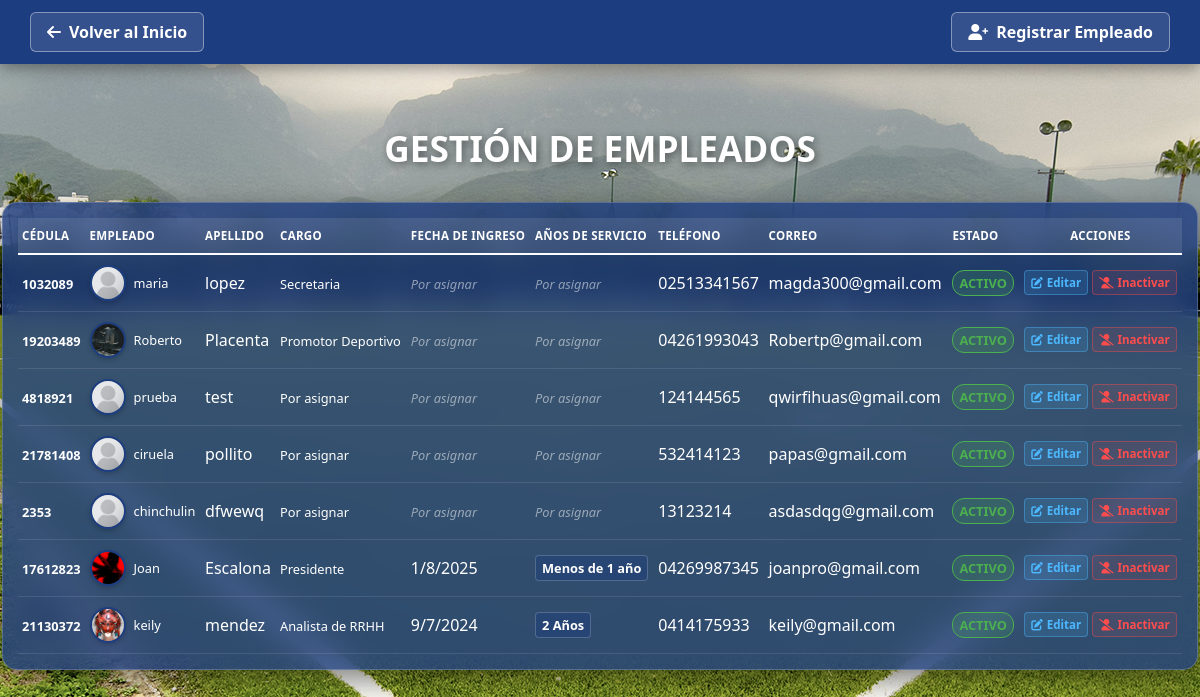
Before: /vista/ver_empleados.php?registro=exito with the older database file.
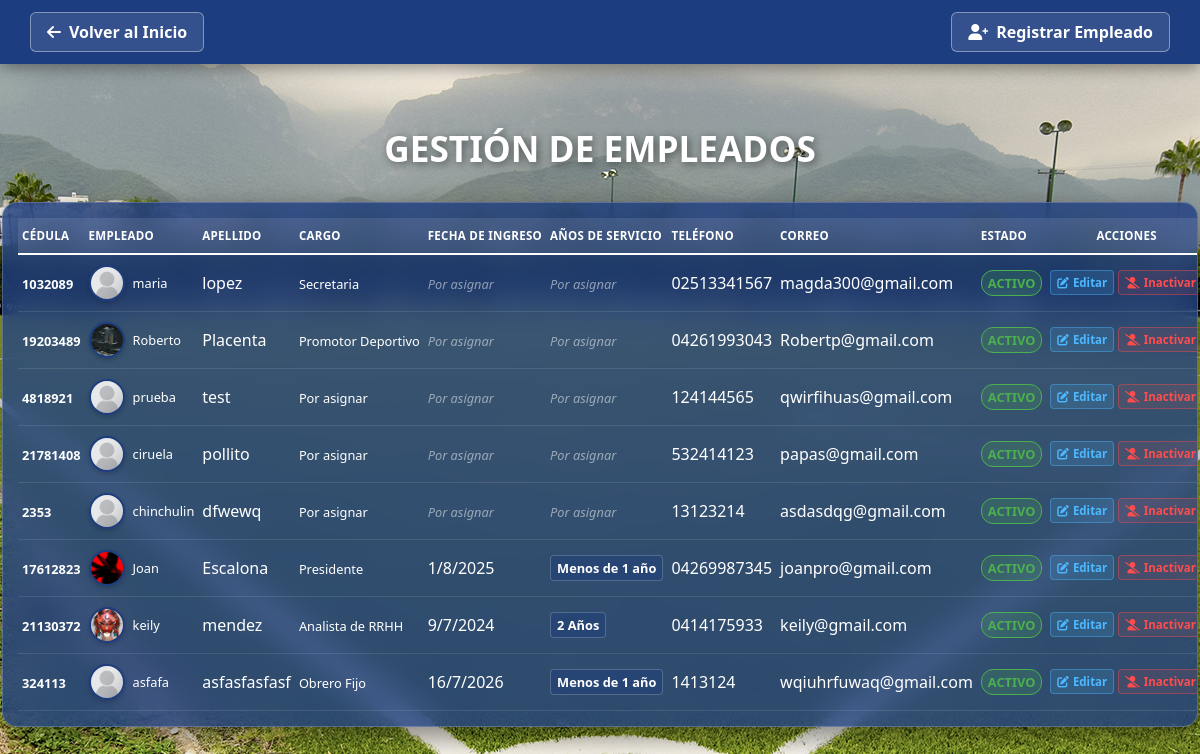
After: the same page with the newer database file.
### tables this page shows
CREATE TABLE `empleados` (
  `id` int(11) NOT NULL,
  `cedula` varchar(8) NOT NULL,
  `nombre` varchar(100) NOT NULL,
  `apellido` varchar(100) NOT NULL,
  `foto` varchar(255) NOT NULL DEFAULT 'defaultavatar.png',
  `cargo` enum('Por asignar','Presidente','Administrador','Jefe de Planificación','Jefe de la Oficina de la OAC','Promotor Deportivo','Médica','Supervisor Deportivo','Asistente Administrativo','Secretaria','Entrenador Deportivo','Analista de RRHH','Obrero Fijo','Obrero Contratado') NOT NULL DEFAULT 'Por asignar',
  `telefono` varchar(20) NOT NULL,
  `correo` varchar(100) NOT NULL,
  `estado` enum('activo','inactivo') NOT NULL,
  `fecha_ingreso` date DEFAULT NULL
);

### controlador/controlador_empleados.php (called while the page is built, shortened)
<?php
require_once '../controlador/conexion.php';
$sql = "SELECT id, cedula, nombre, apellido, cargo, telefono, correo, estado, foto, fecha_ingreso FROM empleados";
$resultado = $conexion->query($sql);
?>

### vista/ver_empleados.php (the view, shortened to what this page needs)
<?php
require_once '../controlador/controlador_empleados.php';
?>
<!DOCTYPE html>
<html lang="es">
<head>
    <link rel="stylesheet" href="../estilo/style5.css">
    <link rel="stylesheet" href="https://cdnjs.cloudflare.com/ajax/libs/font-awesome/6.0.0/css/all.min.css">
</head>
<body>
    <header class="main-header">
        <div class="header-container">
            <a href="../vista/inicio.php" class="btn-back">
                <i class="fas fa-arrow-left"></i> Volver al Inicio
            </a>
            <a href="registrar_empleado.php" class="btn-back">
                <i class="fas fa-user-plus"></i> Registrar Empleado
            </a>
        </div>
    </header>
    <main class="central-container">
        <h1 class="main-title">Gestión de Empleados</h1>
        <div class="glass-table-container">
            <?php if (isset($resultado) && $resultado->num_rows > 0): ?>
                <table class="user-table">
                    <thead>
                        <tr>
                            <th>Cédula</th>
                            <th>Empleado</th>
                            <th>Apellido</th>
                            <th>Cargo</th>
                            <th>Fecha de Ingreso</th>
                            <th>Años de Servicio</th>
                            <th>Teléfono</th>
                            <th>Correo</th>
                            <th>Estado</th>
                            <th style="text-align: center;">Acciones</th>
                        </tr>
                    </thead>
                    <tbody>
                        <?php while($row = $resultado->fetch_assoc()): ?>
                            <tr>
                                <td><strong><?php echo htmlspecialchars($row['cedula']); ?></strong></td>
                                <td>
                                    <div class="col-empleado">
                                        <?php
                                        if (!empty($row['foto']) && $row['foto'] !== 'defaultavatar.png' && file_exists("../fotos_empleados/" . $row['foto'])) {
                                            $ruta_foto = "../fotos_empleados/" . $row['foto'];
                                        } else {
                                            $ruta_foto = "../estilo/defaultavatar.png";
                                        }
                                        ?>
                                        <img src="<?php echo $ruta_foto; ?>?v=<?php echo time(); ?>"
                                             alt="Foto"
                                             class="avatar-tabla"
                                             style="cursor: pointer;"
                                             onclick="ampliarImagen('<?php echo $ruta_foto; ?>')">
                                        <span><?php echo htmlspecialchars($row['nombre']); ?></span>
                                    </div>
                                </td>
                                <td><?php echo htmlspecialchars($row['apellido']); ?></td>
                                <td>
                                    <span class="badge-cargo">
                                        <?php echo htmlspecialchars($row['cargo']); ?>
                                    </span>
                                </td>
                                <td>
                                    <?php
                                    if (!empty($row['fecha_ingreso'])) {
                                        $date = new DateTime($row['fecha_ingreso']);
                                        echo $date->format('j/n/Y');
                                    } else {
                                        echo '<span class="text-por-asignar">Por asignar</span>';
                                    }
                                    ?>
                                </td>
                                <td>
                                    <?php
                                    if (!empty($row['fecha_ingreso'])) {
                                        $fecha_ingreso = new DateTime($row['fecha_ingreso']);
                                        $hoy = new DateTime();
                                        $diferencia = $hoy->diff($fecha_ingreso);
                                        $anios = $diferencia->y;
                                        if ($anios == 0) {
                                            echo '<span class="badge-antiguedad">Menos de 1 año</span>';
                                        } elseif ($anios == 1) {
                                            echo '<span class="badge-antiguedad">1 Año</span>';
                                        } else {
                                            echo '<span class="badge-antiguedad">' . $anios . ' Años</span>';
                                        }
                                    } else {
                                        echo '<span class="text-por-asignar">Por asignar</span>';
                                    }
                                    ?>
                                </td>
                                <td><?php echo htmlspecialchars($row['telefono']); ?></td>
                                <td><?php echo htmlspecialchars($row['correo']); ?></td>
                                <td>
                                    <?php
                                    $clase = ($row['estado'] == 'activo') ? 'estado-activo' : 'estado-inactivo';
                                    ?>
                                    <span class="badge-estado <?php echo $clase; ?>">
                                        <?php echo htmlspecialchars($row['estado']); ?>
                                    </span>
                                </td>
                                <td class="action-cell">
                                    <div class="action-buttons-wrapper">
                                        <a href="editar_empleado.php?id=<?php echo $row['id']; ?>" class="btn-table edit">
                                            <i class="fas fa-edit"></i> Editar
                                        </a>
                                        <?php if ($row['estado'] == 'activo'): ?>
                                            <a href="../controlador/controlador_estado_empleado.php?id=<?php echo $row['id']; ?>&actual=activo" class="btn-inactivar">
                                                <i class="fas fa-user-slash"></i> Inactivar
                                            </a>
                                        <?php else: ?>
                                            <a href="../controlador/controlador_estado_empleado.php?id=<?php echo $row['id']; ?>&actual=inactivo" class="btn-activar">
                                                <i class="fas fa-user-check"></i> Activar
                                            </a>
                                        <?php endif; ?>
                                    </div>
                                </td>
                            </tr>
                        <?php endwhile; ?>
                    </tbody>
                </table>
            <?php endif; ?>
        </div>
    </main>
</body>
</html>

### estilo/style5.css (style rules this page uses)
body { margin: 0; padding: 0; font-family: 'Segoe UI', sans-serif; background-image: url('../estilo/background_cancha.jpg'); background-size: cover; background-position: center; background-attachment: fixed; height: 100vh; overflow-x: hidden; }
.main-header { background-color: #1D3D81; width: 100%; padding: 12px 0; position: fixed; top: 0; z-index: 1000; box-shadow: 0 4px 15px rgba(0,0,0,0.4); }
.header-container { display: flex; justify-content: space-between; align-items: center; padding: 0 30px; }
.btn-back { background: rgba(255, 255, 255, 0.1); color: white; text-decoration: none; padding: 8px 16px; border-radius: 6px; border: 1px solid rgba(255, 255, 255, 0.4); font-weight: 600; transition: 0.3s; display: flex; align-items: center; gap: 8px; }
.central-container { padding-top: 100px; display: flex; flex-direction: column; align-items: center; width: 100%; }
.main-title { color: white; font-size: 2.2rem; text-transform: uppercase; text-shadow: 2px 2px 8px rgba(0,0,0,0.5); margin-bottom: 30px; }
.glass-table-container { background: rgba(29, 61, 129, 0.8); backdrop-filter: blur(15px); -webkit-backdrop-filter: blur(15px); border: 1px solid rgba(255, 255, 255, 0.2); border-radius: 15px; padding: 15px; width: 97%; max-width: 100vw; box-shadow: 0 10px 30px rgba(0,0,0,0.5); overflow-x: hidden; margin: 0 auto 30px auto; }
.user-table { width: 100%; border-collapse: collapse; color: white; text-align: left; table-layout: auto; }
.user-table thead tr { background-color: rgba(255, 255, 255, 0.1); border-bottom: 2px solid white; }
.user-table th { color: #FFFF; font-weight: bold; text-transform: uppercase; font-size: 0.72rem; letter-spacing: 0.3px; }
.user-table th, .user-table td { padding: 10px 4px; white-space: nowrap; }
.user-table tbody tr { border-bottom: 1px solid rgba(255, 255, 255, 0.1); transition: background 0.3s; }
.user-table td strong { font-size: 0.8rem; }
.user-table td span { font-size: 0.8rem; }
.action-cell { text-align: center; }
.action-buttons-wrapper { display: inline-flex; gap: 4px; justify-content: center; align-items: center; }
.btn-table, .btn-activar, .btn-inactivar { text-decoration: none; padding: 4px 6px; border-radius: 4px; font-size: 0.72rem; font-weight: 600; display: inline-flex; align-items: center; gap: 4px; transition: all 0.3s ease; border: 1px solid transparent; white-space: nowrap; }
.btn-table.edit { background: rgba(77, 184, 255, 0.15); color: #4db8ff; border-color: rgba(77, 184, 255, 0.4); }
.btn-inactivar { background: rgba(255, 77, 77, 0.1); color: #ff4d4d; border-color: rgba(255, 77, 77, 0.4); }
.badge-estado { padding: 3px 6px; border-radius: 12px; font-size: 0.72rem; font-weight: bold; text-transform: uppercase; display: inline-block; }
.estado-activo { background: rgba(76, 175, 80, 0.2); color: #4caf50; border: 1px solid #4caf50; }
.badge-antiguedad { background-color: rgba(29, 61, 129, 0.4); color: #ffffff; padding: 3px 6px; border-radius: 4px; font-weight: bold; font-size: 0.78rem; border: 1px solid rgba(255, 255, 255, 0.2); display: inline-block; }
.text-por-asignar { color: rgba(255, 255, 255, 0.5); font-style: italic; font-size: 0.8rem; }
.col-empleado { display: flex; align-items: center; gap: 8px; text-align: left; }
.avatar-tabla { width: 32px; height: 32px; border-radius: 50%; object-fit: cover; border: 2px solid #1D3D81; box-shadow: 0 2px 5px rgba(0, 0, 0, 0.2); transition: transform 0.2s ease; }

Changed rows visible on the page:
added empleados: cedula "324113", foto (placeholder picture), nombre "asfafa", apellido "asfasfasfasf", cargo "Obrero Fijo", fecha_ingreso "16/7/2026", shows "Menos de 1 año", telefono "1413124", correo "wqiuhrfuwaq@gmail.com", estado "ACTIVO"
